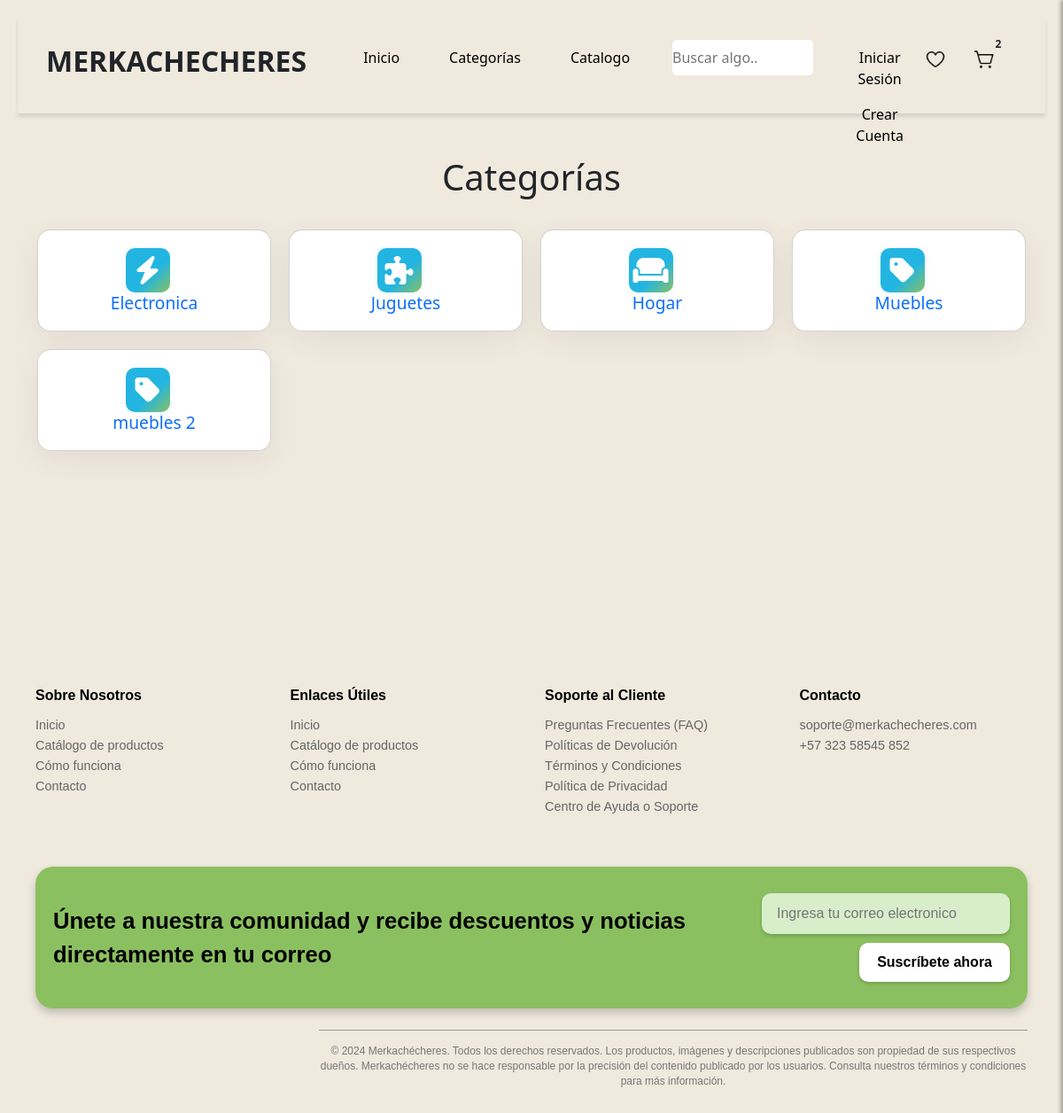
Before: /categorias/ with the older database file.
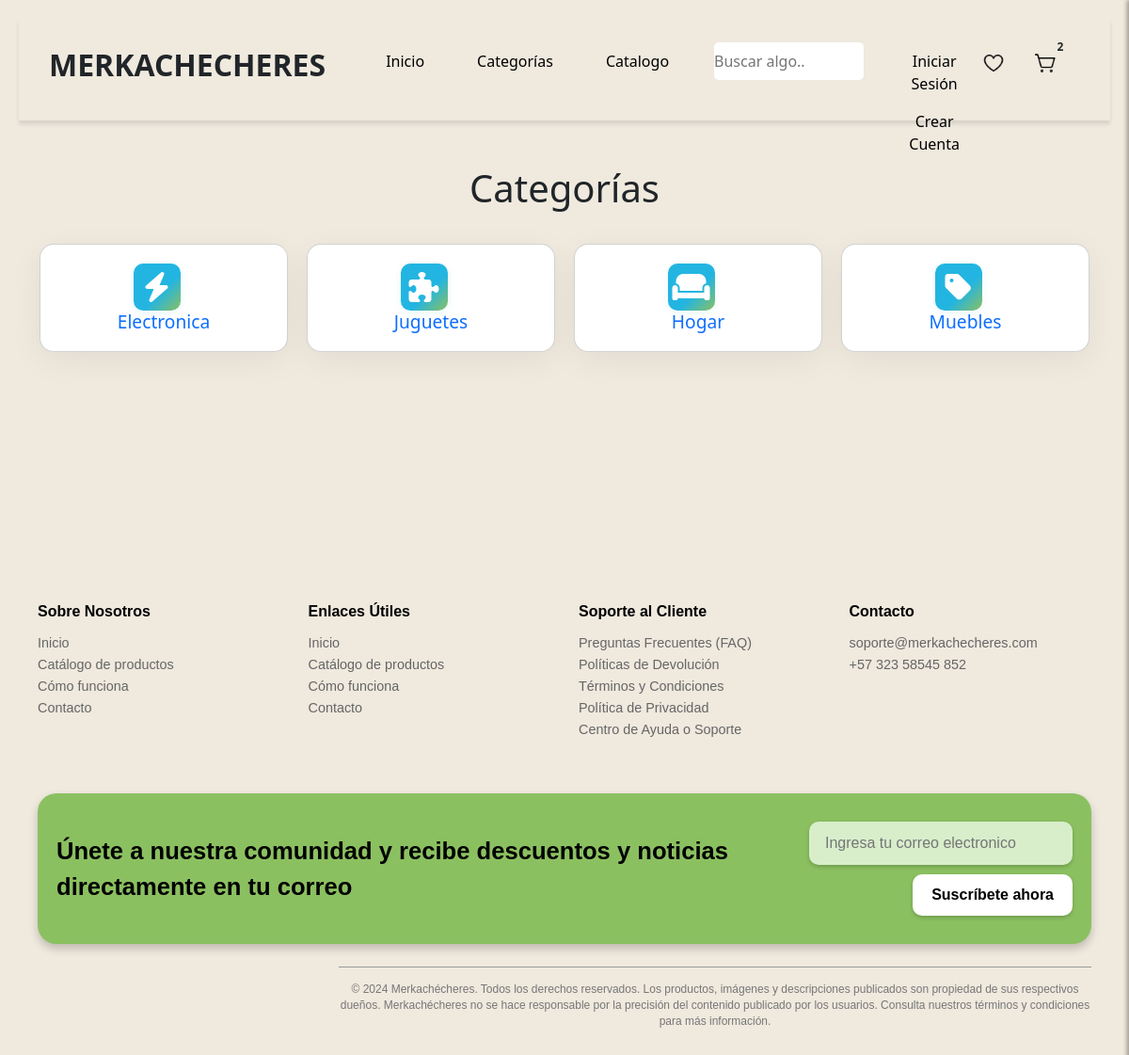
After: the same page with the newer database file.
### merkachecheres/models.py (models this page shows, shortened)
class Categoria(models.Model):
    nombre = models.CharField(max_length=100, unique=True)

### merkachecheres/views.py (the view)
# urls.py: path('categorias/', views.vercategorias, name='vercategorias'),
def vercategorias(request):
    categorias = Categoria.objects.all()
    usuario = None
    sesion = request.session.get('validar')
    if sesion:
        usuario_id = sesion.get('id')
        if usuario_id:
            usuario = Usuario.objects.get(id=usuario_id)
    return render(request, "categorias.html", {
        'categorias': categorias,
        'usuario': usuario,
    })

### merkachecheres/templates/categorias.html (shortened to what the changed rows need)
{% load static %}
<!DOCTYPE html>
<html lang="es">
<head>
    <link rel="stylesheet" href="{% static 'css/categorias.css' %}">
    <link rel="stylesheet" href="{% static 'css/navbar.css' %}">
    <link rel="stylesheet" href="{% static 'css/styleguide.css' %}">
    <link rel="stylesheet" href="{% static 'css/carrito.css' %}">
    <link rel="stylesheet" href="https://cdnjs.cloudflare.com/ajax/libs/font-awesome/6.5.0/css/all.min.css">
    <link href="https://cdn.jsdelivr.net/npm/bootstrap@5.3.0-alpha3/dist/css/bootstrap.min.css" rel="stylesheet">
</head>
<body>
    <br>
    <br>
<div class="container">
    <h1>Categorías</h1>
    <div class="grid">
        {% for categoria in categorias %}
        <div class="card">
            <div class="icon">
                {% if "electrónica" in categoria.nombre|lower or "electronica" in categoria.nombre|lower %}
                    <i class="fas fa-bolt" style="font-size:2rem;color:#fff;"></i>
                {% elif "ropa" in categoria.nombre|lower %}
                    <i class="fas fa-shirt" style="font-size:2rem;color:#fff;"></i>
                {% elif "hogar" in categoria.nombre|lower %}
                    <i class="fas fa-couch" style="font-size:2rem;color:#fff;"></i>
                {% elif "ferretería" in categoria.nombre|lower or "ferreteria" in categoria.nombre|lower %}
                    <i class="fas fa-tools" style="font-size:2rem;color:#fff;"></i>
                {% elif "libro" in categoria.nombre|lower or "papelería" in categoria.nombre|lower or "papeleria" in categoria.nombre|lower %}
                    <i class="fas fa-book" style="font-size:2rem;color:#fff;"></i>
                {% elif "belleza" in categoria.nombre|lower %}
                    <i class="fas fa-magic" style="font-size:2rem;color:#fff;"></i>
                {% elif "juguete" in categoria.nombre|lower %}
                    <i class="fas fa-puzzle-piece" style="font-size:2rem;color:#fff;"></i>
                {% elif "deporte" in categoria.nombre|lower %}
                    <i class="fas fa-futbol" style="font-size:2rem;color:#fff;"></i>
                {% elif "vehículo" in categoria.nombre|lower or "vehiculo" in categoria.nombre|lower %}
                    <i class="fas fa-car" style="font-size:2rem;color:#fff;"></i>
                {% else %}
                    <i class="fas fa-tag" style="font-size:2rem;color:#fff;"></i>
                {% endif %}
            </div>
            <div class="text">
                <h2>
                    <a href="{% url 'categoria_producto' categoria.id %}">{{ categoria.nombre }}</a>
                </h2>
            </div>
        </div>
        {% empty %}
        <div class="text_wrapper-6">No hay categorías disponibles.</div>
        {% endfor %}
    </div>
</div>
    <br>
</body>
</html>

Changed rows visible on the page:
removed Categoria: nombre "muebles 2"
